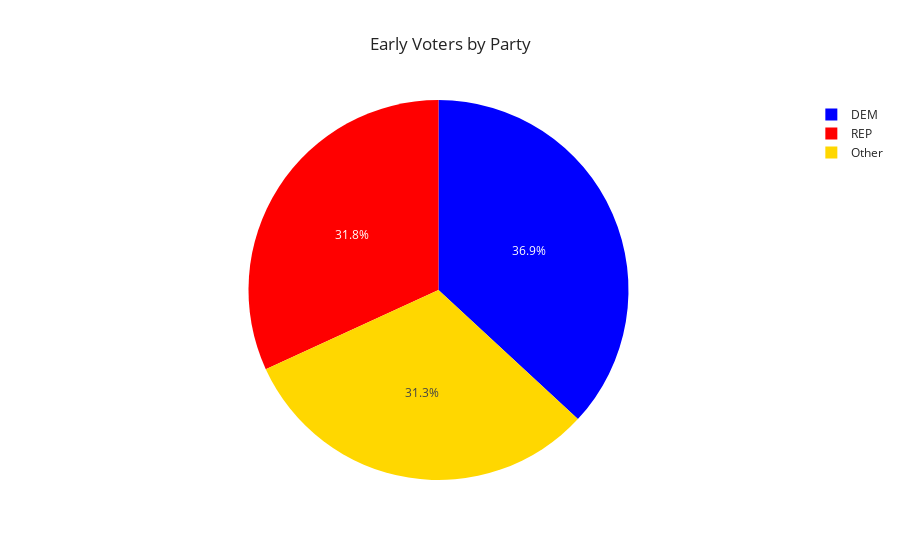

Source (notebook cell):
### Code cell
get_pie_count(elec_df, 'Gen_2020', 'party_grp', 'Early',
              title='Early Voters by Party')

### Figure 1 — Plotly figure (JSON) as saved in the notebook; plotly's stock layout.template omitted (floating-point values rounded to 4 significant figures)
{"data": [{"customdata": [["DEM"], ["Other"], ["REP"]], "domain": {"x": [0, 1], "y": [0, 1]}, "hovertemplate": "Party=%{customdata[0]}<br>Count=%{value}<extra></extra>", "labels": ["DEM", "Other", "REP"], "legendgroup": "", "marker": {"colors": ["blue", "gold", "red"]}, "name": "", "showlegend": true, "type": "pie", "values": [1654622, 1402389, 1428133]}], "layout": {"legend": {"tracegroupgap": 0}, "title": {"text": "Early Voters by Party"}}}
